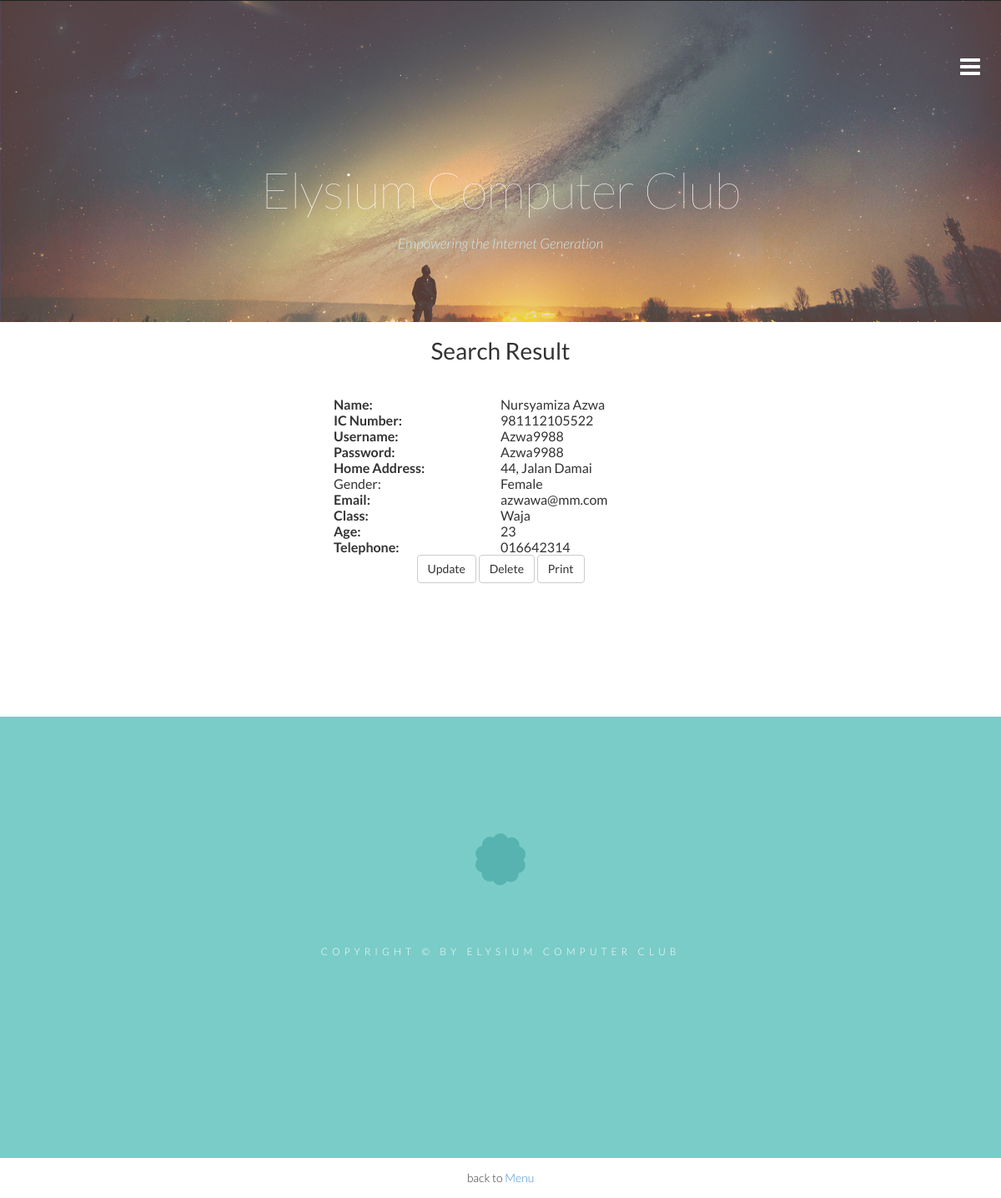
The page /search_engine.php?membersearch=981112105522 on the database its author committed.
### tables this page shows
CREATE TABLE `member` (
  `membername` varchar(200) NOT NULL,
  `memberic` varchar(15) NOT NULL,
  `memberid` varchar(20) NOT NULL,
  `password` varchar(20) NOT NULL,
  `memberaddress` varchar(100) NOT NULL,
  `membercity` varchar(50) NOT NULL,
  `memberpostcode` int(10) NOT NULL,
  `memberstate` varchar(10) NOT NULL,
  `membergender` varchar(10) NOT NULL,
  `memberemail` varchar(100) NOT NULL,
  `memberform` varchar(10) NOT NULL,
  `memberage` int(10) NOT NULL,
  `memberphone` varchar(15) NOT NULL
);

### search_engine.php (the view, shortened to what this page needs)
<!DOCTYPE html>
<html>
<head>
    <link href="css/bootstrap.min.css" rel="stylesheet">
    <link href="http://netdna.bootstrapcdn.com/font-awesome/4.1.0/css/font-awesome.min.css" rel="stylesheet">
    <link rel="stylesheet" href="css/flexslider.css" type="text/css">
    <link href="css/styles.css?v=1.6" rel="stylesheet">
    <link href="css/queries.css?v=1.6" rel="stylesheet">
    <link href="css/jquery.fancybox.css" rel="stylesheet">
</head>
<?php
include 'dbconnect.php';
$search=$_REQUEST["membersearch"];
$query="Select * from member WHERE memberic LIKE '$search'";
$result = mysqli_query( $link,$query) or die("Query failed");
?>
<body>
      <section class="hero" id="hero">
        <div class="container">
          <div class="row">
            <div class="col-md-12 text-right">
              <a href="#"><i class="fa fa-navicon fa-2x nav_slide_button"></i></a>
            </div>
          </div>
          <div class="row">
            <div class="col-md-8 col-md-offset-2 text-center">
              <h1 class="animated bounceInDown">Elysium Computer Club</h1>
              <p class="animated fadeInUpDelay">Empowering the Internet Generation </p>
            </div>
          </div>
        </div>
      </section>
	<center>
<h1>Search Result</h1><br>
<div class="studentForm">
<table border="0">
<col width="200">
<col width="200">
<?php
while($row = mysqli_fetch_array($result)){ ?>
	<tr>
		<td><b>Name:</b></td>
		<td><?php echo $row['membername'];?></td>
	</tr>
	<tr>
		<td><b>IC Number:</b></td>
		<td><?php echo $row['memberic'];?></td>
	</tr>
	<tr>
		<td><b>Username:</b></td>
		<td><?php echo $row['memberid'];?></td>
	</tr>
	<tr>
		<td><b>Password:</b></td>
		<td><?php echo $row['password'];?></td>
	</tr>
	<tr>
		<td><b>Home Address:</b></td>
		<td><?php echo $row['memberaddress'];?></td>
	</tr>
	<tr>
		<td>Gender:</b></td>
		<td><?php echo $row['membergender'];?></td>
	</tr>
	<tr>
		<td><b>Email:</b></td>
		<td><?php echo $row['memberemail'];?></td>
	</tr>
	<tr>
		<td><b>Class:</b></td>
		<td><?php echo $row['memberform'];?></td>
	</tr>
	<tr>
		<td><b>Age:</b></td>
		<td><?php echo $row['memberage'];?></td>
	</tr>
	<tr>
		<td><b>Telephone:</b></td>
		<td><?php echo $row['memberphone'];?></td>
	</tr>
</table>
<div class="buttons">
	<a class="btn btn-default" href="updateform.php?memberid=<?php print ($row['memberid']);?>">Update</a>
	<a class="btn btn-default" href="deletecheck.php?memberid=<?php print ($row['memberid']);?>">Delete</a>
	<button class="btn btn-default" onclick="printReceipt()">Print</button>
</div>
	<?php
     }
	?>
</div>
<br><br>
	<br><br><br><br><br><br>
	<footer>
        <div class="container">
          <div class="row">
            <div class="col-md-12 text-center">
              <a href="#" class="badge-btn">Badge Button</a>
              <p class="footer-credit">Copyright &copy; by Elysium Computer Club</p>
            </div>
          </div>
        </div>
      </footer>
</body>
</html>
<p>back to <a href="listmember.php">Menu</a></p>

### css/styles.css (style rules this page uses)
article, aside, details, figcaption, figure, footer, header, hgroup, nav, section, summary { display: block; }
html { font-size: 100%; -webkit-text-size-adjust: 100%; -ms-text-size-adjust: 100%; }
html, button, input, select, textarea { font-family: 'Lato', sans-serif; }
body { margin: 0; font-family: 'Lato', sans-serif; }
h1 { font-size: 2em; margin: 0.67em 0; }
b, strong { font-weight: bold; }
p, pre { margin: 1em 0; }
button, input, select, textarea { font-size: 100%; margin: 0; vertical-align: baseline; *vertical-align: middle; }
button, input { line-height: normal; }
button, html input[type="button"], input[type="reset"], input[type="submit"] { -webkit-appearance: button; cursor: pointer; *overflow: visible; }
table { border-collapse: collapse; border-spacing: 0; }
.hero h1 { font-size: 60px; font-weight: 100; color: #fff; letter-spacing: -1px; margin: 100px 0 20px 0; }
p { font-weight: 300; }
.hero { background: url('../img/hero.jpg') no-repeat center center; -webkit-background-size: cover; -moz-background-size: cover; -o-background-size: cover; background-size: cover; padding: 65px 0; height: auto; }
.hero p { color: #d0e7e9; font-style: italic; font-size: 17px; }
.hero a { color: #fff; }
footer { background-color: #7accc8; padding: 75px 0 220px; }
footer p { color: #fff; line-height: 30px; }
.badge-btn { width: 60px; height: 62px; background: url('../img/footer-logo.png') no-repeat center center; text-indent: -99999px; display: block; margin: 65px auto 65px; -webkit-transition-duration: 3s; -moz-transition-duration: 3s; -o-transition-duration: 3s; transition-duration: 3s; -webkit-transition-property: -webkit-transform; -moz-transition-property: -moz-transform; -o-transition-property: -o-transform; transition-property: transform; }
.footer-credit { font-size: 12px; text-transform: uppercase; letter-spacing: 5px; }
footer a { color: #42817e; transition: all 0.5s ease; -moz-transition: all 0.5s ease; -webkit-transition: all 0.5s ease; -o-transition: all 0.5s ease; }
.animated { -webkit-animation-duration: 1s; animation-duration: 1s; -webkit-animation-fill-mode: both; animation-fill-mode: both; }
.bounceInDown { -webkit-animation-name: bounceInDown; animation-name: bounceInDown; }
.fadeInUpDelay { -webkit-animation-name: fadeInUpDelay; animation-name: fadeInUpDelay; animation-delay: 1s; -webkit-animation-delay: 1s; }
.bounceInLeft, .bounceInRight, .fadeInUp, .fadeInUpDelay, .fadeInDown, .fadeInUpD { visibility: visible; }

### rows shown on the page
member: membername "Nursyamiza Azwa", memberic "981112105522", memberid "Azwa9988", password "Azwa9988", memberaddress "44, Jalan Damai", membergender "Female", memberemail "azwawa@mm.com", memberform "Waja", memberage "23", memberphone "016642314"
